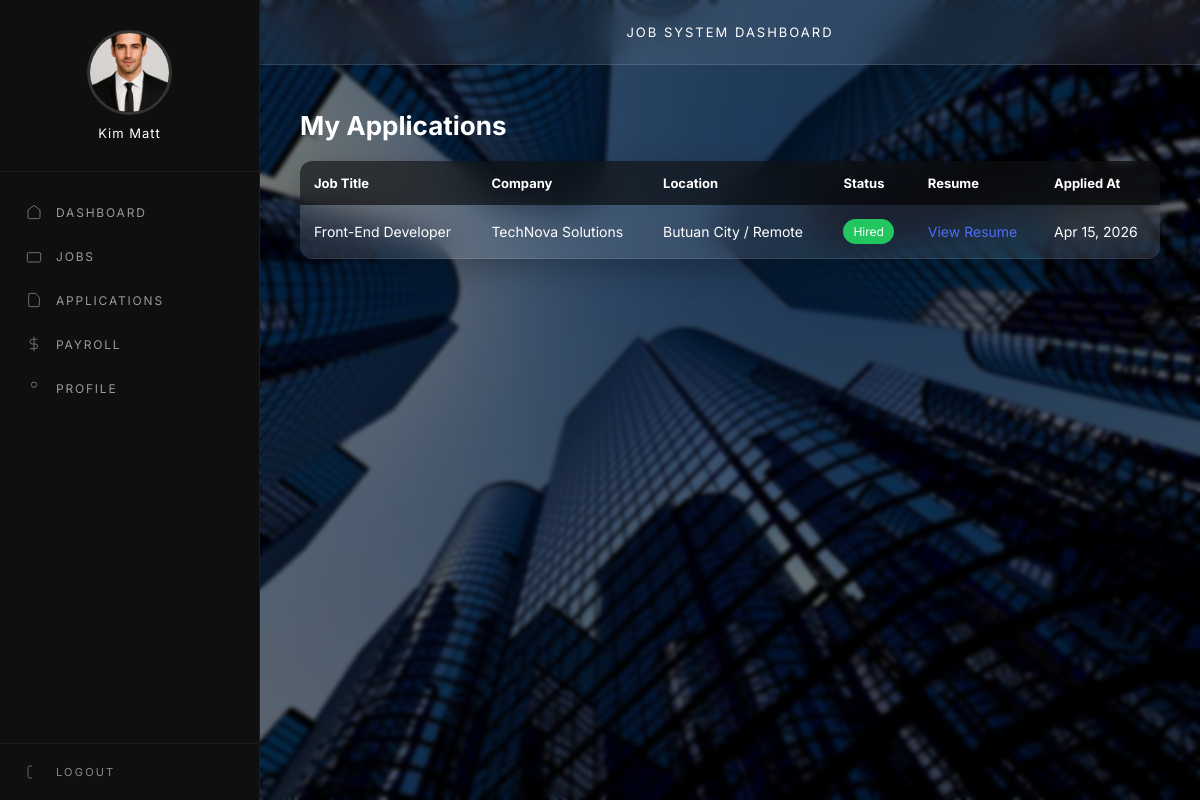
The page /user/my-applications.php (signed in) on the database its author committed.
### tables this page shows
CREATE TABLE `users` (
  `id` int(11) NOT NULL,
  `full_name` varchar(100) DEFAULT NULL,
  `email` varchar(100) DEFAULT NULL,
  `password` varchar(255) DEFAULT NULL,
  `role` enum('admin','user') DEFAULT 'user',
  `profile_pic` varchar(255) DEFAULT NULL,
  `resume_path` varchar(255) DEFAULT NULL,
  `phone` varchar(20) DEFAULT NULL,
  `address` text DEFAULT NULL,
  `created_at` timestamp NOT NULL DEFAULT current_timestamp(),
  `login_attempts` int(11) DEFAULT 0,
  `last_attempt` datetime DEFAULT NULL
);

CREATE TABLE `applications` (
  `id` int(11) NOT NULL,
  `job_id` int(11) DEFAULT NULL,
  `user_id` int(11) DEFAULT NULL,
  `cover_letter` text DEFAULT NULL,
  `resume_path` varchar(255) DEFAULT NULL,
  `status` enum('pending','reviewed','shortlisted','rejected','hired') DEFAULT 'pending',
  `applied_at` timestamp NOT NULL DEFAULT current_timestamp(),
  `updated_at` timestamp NULL DEFAULT NULL
);

CREATE TABLE `jobs` (
  `id` int(11) NOT NULL,
  `title` varchar(255) DEFAULT NULL,
  `company` varchar(255) DEFAULT NULL,
  `location` varchar(255) DEFAULT NULL,
  `type` enum('Full-time','Part-time','Remote','Contract') DEFAULT NULL,
  `salary_range` varchar(100) DEFAULT NULL,
  `description` text DEFAULT NULL,
  `requirements` text DEFAULT NULL,
  `slots` int(11) DEFAULT NULL,
  `status` enum('open','closed') DEFAULT 'open',
  `posted_by` int(11) DEFAULT NULL,
  `created_at` timestamp NOT NULL DEFAULT current_timestamp()
);

### user/my-applications.php (the view, shortened to what this page needs)
<?php
include "../includes/header.php";
require_once "../includes/auth.php";
$user_id = $_SESSION['user_id'];
$stmt = $pdo->prepare("
    SELECT a.*, j.title, j.company, j.location
    FROM applications a
    JOIN jobs j ON a.job_id = j.id
    WHERE a.user_id = ?
    ORDER BY a.applied_at DESC
");
$stmt->execute([$user_id]);
$applications = $stmt->fetchAll();
function statusColor($status) {
    return match($status) {
        'pending' => '#6b7280',
        'reviewed' => '#3b82f6',
        'shortlisted' => '#f59e0b',
        'rejected' => '#ef4444',
        'hired' => '#22c55e',
        default => '#6b7280'
    };
}
?>
<!DOCTYPE html>
<html>
<head>
</head>
<body>
<?php include "sidebar.php"; ?>
<div class="container">
    <h2>My Applications</h2>
    <table class="table">
        <tr>
            <th>Job Title</th>
            <th>Company</th>
            <th>Location</th>
            <th>Status</th>
            <th>Resume</th>
            <th>Applied At</th>
        </tr>
        <?php if (count($applications) > 0): ?>
            <?php foreach($applications as $app): ?>
                <tr>
                    <td><?= htmlspecialchars($app['title']) ?></td>
                    <td><?= htmlspecialchars($app['company']) ?></td>
                    <td><?= htmlspecialchars($app['location']) ?></td>
                    <td>
                        <span class="badge"
                              style="background: <?= statusColor($app['status']) ?>;">
                            <?= htmlspecialchars($app['status']) ?>
                        </span>
                    </td>
                    <td>
                        <?php if (!empty($app['resume_path'])): ?>
                            <a class="resume-link"
                               href="../uploads/<?= htmlspecialchars($app['resume_path']) ?>"
                               target="_blank">
                                View Resume
                            </a>
                        <?php else: ?>
                            No file
                        <?php endif; ?>
                    </td>
                    <td>
                        <?= !empty($app['applied_at'])
                            ? date("M d, Y", strtotime($app['applied_at']))
                            : 'N/A' ?>
                    </td>
                </tr>
            <?php endforeach; ?>
        <?php endif; ?>
    </table>
</div>
</body>
</html>

### user/sidebar.php (shortened to what this page needs)
<?php
require_once "../includes/auth.php";
$user_id = $_SESSION['user_id'];
$stmt = $pdo->prepare("SELECT full_name, profile_pic FROM users WHERE id=?");
$stmt->execute([$user_id]);
$user = $stmt->fetch();
$fullName = $user['full_name'] ?? 'User';
$profilePic = $user['profile_pic'] ?? 'default.png';
?>
<div class="sidebar">
  <div class="profile-box">
    <img src="../uploads/<?= htmlspecialchars($profilePic) ?>"
         onerror="this.src='../uploads/default.png'">
    <div class="name">
      <?= htmlspecialchars($fullName) ?>
    </div>
  </div>
  <nav class="sidebar-nav">
    <a href="dashboard.php">
      <svg class="nav-icon" viewBox="0 0 24 24" fill="none" stroke="currentColor" stroke-width="1.5">
        <path d="M3 9l9-7 9 7v11a2 2 0 0 1-2 2H5a2 2 0 0 1-2-2z"/>
      </svg>
      Dashboard
    </a>
    <a href="browse-jobs.php">
      <svg class="nav-icon" viewBox="0 0 24 24" fill="none" stroke="currentColor" stroke-width="1.5">
        <rect x="2" y="7" width="20" height="14" rx="2"/>
      </svg>
      Jobs
    </a>
    <a href="my-applications.php">
      <svg class="nav-icon" viewBox="0 0 24 24" fill="none" stroke="currentColor" stroke-width="1.5">
        <path d="M14 2H6a2 2 0 0 0-2 2v16a2 2 0 0 0 2 2h12a2 2 0 0 0 2-2V8z"/>
      </svg>
      Applications
    </a>
    <a href="my-payroll.php">
      <svg class="nav-icon" viewBox="0 0 24 24" fill="none" stroke="currentColor" stroke-width="1.5">
        <path d="M12 1v22M17 5H9.5a3.5 3.5 0 0 0 0 7H14a3.5 3.5 0 0 1 0 7H6"/>
      </svg>
      Payroll
    </a>
    <a href="profile.php">
      <svg class="nav-icon" viewBox="0 0 24 24" fill="none" stroke="currentColor" stroke-width="1.5">
        <circle cx="12" cy="7" r="4"/>
      </svg>
      Profile
    </a>
  </nav>
  <div class="sidebar-footer">
    <a href="../logout.php">
      <svg class="nav-icon" viewBox="0 0 24 24" fill="none" stroke="currentColor" stroke-width="1.5">
        <path d="M9 21H5a2 2 0 0 1-2-2V5a2 2 0 0 1 2-2h4"/>
      </svg>
      Logout
    </a>
  </div>
</div>

### user/my-applications.php (style rules this page uses)
* { margin: 0; padding: 0; box-sizing: border-box; font-family: 'Inter', sans-serif; }
body { min-height: 100vh; background: url("../assets/images/bg.jpg") no-repeat center center/cover; position: relative; color: #fff; }
body::before { content: ""; position: fixed; inset: 0; background: rgba(0,0,0,0.55); backdrop-filter: blur(2px); z-index: 0; }
.container { margin-left: 260px; padding: 110px 40px 40px 40px; position: relative; z-index: 1; }
h2 { margin-bottom: 20px; font-size: 26px; }
.table { width: 100%; border-collapse: collapse; background: rgba(255,255,255,0.10); backdrop-filter: blur(18px); border-radius: 12px; overflow: hidden; box-shadow: 0 10px 30px rgba(0,0,0,0.25); }
.table th { background: rgba(0,0,0,0.6); color: #fff; text-align: left; padding: 14px; font-size: 13px; }
.table td { padding: 14px; border-bottom: 1px solid rgba(255,255,255,0.1); font-size: 14px; }
.badge { padding: 5px 10px; border-radius: 20px; font-size: 12px; color: #fff; text-transform: capitalize; display: inline-block; }
.resume-link { color: #4f6ef7; text-decoration: none; }

### user/sidebar.php (style rules this page uses)
* { margin: 0; padding: 0; box-sizing: border-box; }
.sidebar { width: 260px; height: 100vh; position: fixed; top: 0; left: 0; background: #0f0f0f; border-right: 1px solid rgba(255,255,255,0.06); display: flex; flex-direction: column; }
.profile-box { padding: 30px 20px; text-align: center; border-bottom: 1px solid rgba(255,255,255,0.06); }
.profile-box img { width: 85px; height: 85px; border-radius: 50%; object-fit: cover; border: 3px solid rgba(255,255,255,0.15); }
.profile-box .name { margin-top: 10px; font-size: 13px; color: #fff; letter-spacing: 1px; }
.sidebar-nav { flex: 1; padding: 20px 0; display: flex; flex-direction: column; gap: 4px; }
.sidebar-nav a { display: flex; align-items: center; gap: 14px; padding: 12px 26px; font-size: 12px; letter-spacing: 0.15em; text-transform: uppercase; color: #9a9a9a; text-decoration: none; transition: 0.25s; position: relative; }
.sidebar-nav a::before { content: ''; position: absolute; left: 0; width: 2px; height: 60%; background: #fff; transform: scaleY(0); transition: 0.25s; }
.nav-icon { width: 16px; height: 16px; opacity: 0.7; }
.sidebar-footer { padding: 20px 26px; border-top: 1px solid rgba(255,255,255,0.06); }
.sidebar-footer a { display: flex; align-items: center; gap: 14px; font-size: 11px; letter-spacing: 0.2em; color: #888; text-transform: uppercase; text-decoration: none; transition: 0.2s; }

### rows shown on the page
users: profile_pic (picture), full_name "Kim Matt"
applications: job.title "Front-End Developer", job.company "TechNova Solutions", job.location "Butuan City / Remote", status "Hired", applied_at "Apr 15, 2026"
